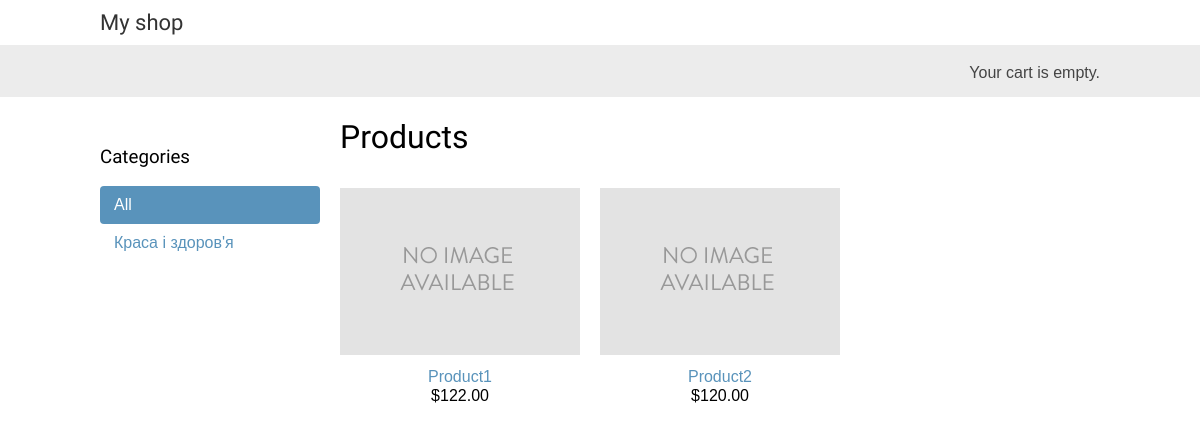
Before: / with the older database file.
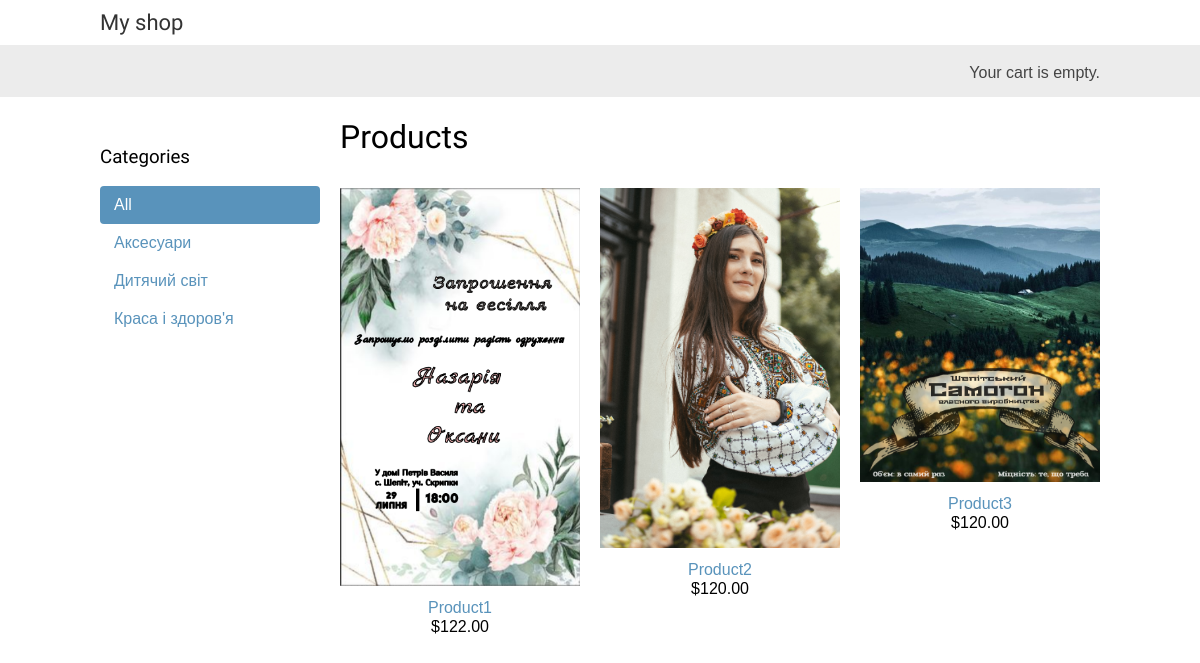
After: the same page with the newer database file.
### shop/models.py (models this page shows, shortened)
class Category(models.Model):
    name = models.CharField(max_length=200,
                            db_index=True)
    slug = models.SlugField(max_length=200,
                            unique=True)
    class Meta:
        ordering = ('name',)
        verbose_name = 'category'
        verbose_name_plural = 'categories'
    def get_absolute_url(self):
            return reverse('shop:product_list_by_category',
                           args=[self.slug])

class Product(models.Model):
    category = models.ForeignKey(Category,
                                 related_name='products',
                                 on_delete=models.CASCADE)
    name = models.CharField(max_length=200, db_index=True)
    slug = models.SlugField(max_length=200, db_index=True)
    image = models.ImageField(upload_to='products/%Y/%m/%d',
                              blank=True)
    description = models.TextField(blank=True)
    price = models.DecimalField(max_digits=10, decimal_places=2)
    stock=models.PositiveIntegerField()
    available = models.BooleanField(default=True)
    created = models.DateTimeField(auto_now_add=True)
    updated = models.DateTimeField(auto_now=True)
    class Meta:
        ordering = ('name',)
        index_together = (('id', 'slug'),)
    def get_absolute_url(self):
            return reverse('shop:product_detail',
                           args=[self.id, self.slug])

### shop/views.py (the view)
# urls.py: path('', views.product_list, name='product_list'),
def product_list(request, category_slug=None):
    category = None
    categories = Category.objects.all()
    products = Product.objects.filter(available=True)
    if category_slug:
        category = get_object_or_404(Category, slug=category_slug)
        products = products.filter(category=category)
    return render(request,
                  'shop/product/list.html',
                  {'category': category,
                   'categories': categories,
                   'products': products})

### cart/cart.py (called while the page is built)
    def __len__(self):
        return sum(item['quantity'] for item in self.cart.values())

### cart/context_processors.py (called while the page is built)
def cart(request):
    return {'cart': Cart(request)}

### shop/templates/shop/product/list.html (shortened to what this page needs)
{% extends "shop/base.html" %}
{% load static %}
{% block content %}
  <div id="sidebar">
    <h3>Categories</h3>
    <ul>
      <li {% if not category %}class="selected"{% endif %}>
        <a href="{% url "shop:product_list" %}">All</a>
      </li>
      {% for c in categories %}
        <li {% if category.slug == c.slug %}class="selected"{% endif %}>
          <a href="{{ c.get_absolute_url }}">{{ c.name }}</a>
        </li>
      {% endfor %}
    </ul>
  </div>
  <div id="main" class="product-list">
    <h1>{% if category %}{{ category.name }}{% else %}Products{% endif %}</h1>
    {% for product in products %}
      <div class="item">
        <a href="{{ product.get_absolute_url }}">
          <img src="{% if product.image %}{{ product.image.url }}{% else %}{% static "img/no_image.png" %}{% endif %}">
        </a>
        <a href="{{ product.get_absolute_url }}">{{ product.name }}</a><br>
        ${{ product.price }}
      </div>
    {% endfor %}
  </div>
{% endblock %}

### shop/templates/shop/base.html (shortened to what this page needs)
{% load static %}
<!DOCTYPE html>
<html>
<head>
  <link href="{% static "css/base.css" %}" rel="stylesheet">
</head>
<body>
  <div id="header">
    <a href="/" class="logo">My shop</a>
  </div>
  <div id="subheader">
    <div class="cart">
      {% with total_items=cart|length %}
          {% if cart|length > 0 %}
            Your cart:
            <a href="{% url "cart:cart_detail" %}">
              {{ total_items }} item{{ total_items|pluralize }},
              ${{ cart.get_total_price }}
            </a>
          {% else %}
            Your cart is empty.
          {% endif %}
        {% endwith %}
    </div>
  </div>
  <div id="content">
    {% block content %}
    {% endblock %}
  </div>
</body>
</html>

### shop/static/css/base.css (style rules this page uses)
body { margin:0; padding:0; font-family:helvetica, sans-serif; }
h1, h2, h3, h4, h5 , h6 { font-family: 'Ubuntu', sans-serif; font-weight:normal; }
a { text-decoration:none; color:#5993bb; }
#header { padding:10px 100px; font-size:18px; overflow:auto; }
#subheader { background:#ececec; color:#444; padding:15px 100px; overflow:auto; }
#header .logo { font-family: 'Ubuntu', sans-serif; float:left; color:#333; font-size:22px; margin-right:10%; }
#subheader .cart { float:right; padding-top:4px; }
#content { padding:0 100px; overflow:hidden; }
#sidebar { width:220px; padding:30px 20px 0 0; float:left; }
#sidebar ul { margin:0; padding:0; }
#sidebar ul li { margin:0; list-style:none; padding:10px 14px; }
#sidebar ul li a { display:block; }
#sidebar ul li.selected { background:#5993bb; border-radius:4px; }
#sidebar ul li.selected a { color:#fff; }
#main { float:left; width: 96%; margin-right:-220px; overflow:hidden; }
.product-list .item { width:25%; padding:10px 20px 10px 0; float:left; text-align:center; line-height:1.2; }
.product-list .item img { width:100%; margin-bottom:8px; }

Changed rows visible on the page:
added Category: name "Аксесуари"
added Category: name "Дитячий світ"
changed Product "Product1": image: picture added in place of a placeholder
changed Product "Product2": image: picture added in place of a placeholder
added Product: image (picture), name "Product3", price "120.00"
